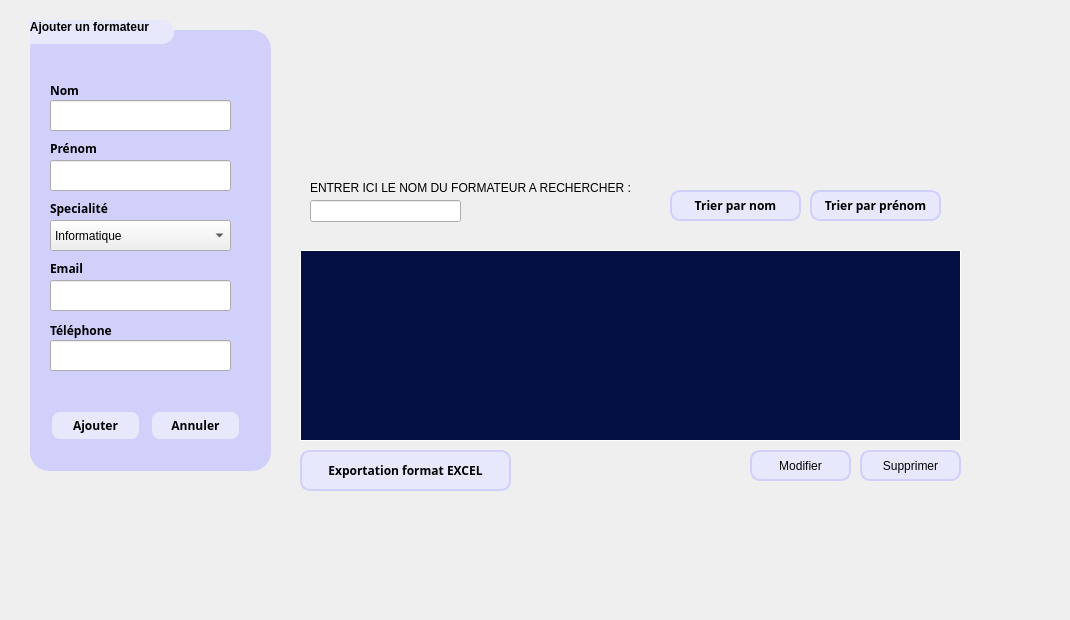
      <widget class="QWidget" name="tab_36">
       <attribute name="title">
        <string>Acceuil</string>
       </attribute>
       <widget class="QGroupBox" name="groupBox_AjoutFormateur">
        <property name="geometry">
         <rect>
          <x>30</x>
          <y>20</y>
          <width>241</width>
          <height>451</height>
         </rect>
        </property>
        <property name="font">
         <font>
          <weight>75</weight>
          <bold>true</bold>
         </font>
        </property>
        <property name="autoFillBackground">
         <bool>false</bool>
        </property>
        <property name="styleSheet">
         <string notr="true">/* Group Box Styling */
QGroupBox {
    border: 2px solid #D1D0FB;
    border-radius: 19px; /* Adjust the radius for the desired rounded corners */
    margin-top: 10px;
    background-color: #D1D0FB; /* Set the background color */
}

QGroupBox::title {
    subcontrol-origin: margin;
    subcontrol-position: top left;
    padding: 0 3px;
    color: #000000;
    font-family: &quot;Space Grotesk&quot;;
    font-size: 9pt;
    font-weight: medium;
background-color: #E8E8FD; /* Set the background color for the title bar */
    border-top-left-radius: 19px; /* Adjust the radius for the title bar's top-left corner */
    border-top-right-radius: 19px;
margin-left: -25px; /* Adjust the negative margin to make the title bar extend beyond the left border */
    margin-right: -25px; /* Adjust the negative margin to make the title bar extend beyond the right border */
padding-bottom: 10px; /* Increase the bottom padding to make the title bar wider at the bottom */
border-radius: 12px; /* Adjust the radius for the title bar's corners */


}
 QLabel {
    font-family: &quot;Space Grotesk&quot;;
}</string>
        </property>
        <property name="title">
         <string>Ajouter un formateur</string>
        </property>
        <property name="alignment">
         <set>Qt::AlignCenter</set>
        </property>
        <widget class="QLabel" name="titre_lineEdit_Nom_Formateur">
         <property name="geometry">
          <rect>
           <x>20</x>
           <y>60</y>
           <width>151</width>
           <height>20</height>
          </rect>
         </property>
         <property name="font">
          <font>
           <family>Space Grotesk</family>
           <weight>75</weight>
           <bold>true</bold>
          </font>
         </property>
         <property name="styleSheet">
          <string notr="true">QLabel {
    font-family: &quot;Space Grotesk&quot;;
}</string>
         </property>
         <property name="text">
          <string>Nom</string>
         </property>
        </widget>
        <widget class="QLabel" name="titre_lineEdit_Prenom_Formateur">
         <property name="geometry">
          <rect>
           <x>20</x>
           <y>120</y>
           <width>56</width>
           <height>16</height>
          </rect>
         </property>
         <property name="font">
          <font>
           <family>Space Grotesk</family>
           <weight>75</weight>
           <bold>true</bold>
          </font>
         </property>
         <property name="styleSheet">
          <string notr="true">QLabel {
    font-family: &quot;Space Grotesk&quot;;
}</string>
         </property>
         <property name="text">
          <string>Prénom</string>
         </property>
        </widget>
        <widget class="QLabel" name="titre_lineEdit_Specialite_Formateur">
         <property name="geometry">
          <rect>
           <x>20</x>
           <y>180</y>
           <width>91</width>
           <height>16</height>
          </rect>
         </property>
         <property name="font">
          <font>
           <family>Space Grotesk</family>
           <weight>75</weight>
           <bold>true</bold>
          </font>
         </property>
         <property name="styleSheet">
          <string notr="true">QLabel {
    font-family: &quot;Space Grotesk&quot;;
}</string>
         </property>
         <property name="text">
          <string>Specialité</string>
         </property>
        </widget>
        <widget class="QLineEdit" name="lineEdit_Telephone_Formateur">
         <property name="geometry">
          <rect>
           <x>20</x>
           <y>320</y>
           <width>181</width>
           <height>31</height>
          </rect>
         </property>
        </widget>
        <widget class="QPushButton" name="pushButton_Ajout_Formateur">
         <property name="geometry">
          <rect>
           <x>20</x>
           <y>390</y>
           <width>91</width>
           <height>31</height>
          </rect>
         </property>
         <property name="font">
          <font>
           <family>Space Grotesk</family>
           <weight>75</weight>
           <bold>true</bold>
          </font>
         </property>
         <property name="styleSheet">
          <string notr="true">QLabel {
    font-family: &quot;Space Grotesk&quot;;
}
/* Push Button Styling */
QPushButton {
    background-color: #E8E8FD; /* Set the background color for the push button */
    border: 2px solid #D1D0FB; /* Set the border color */
    border-radius: 10px; /* Adjust the radius for the rounded corners */
    color: #000000; /* Set the text color */
    font-family: &quot;Space Grotesk&quot;;
    padding: 5px; /* Optional: Adds some padding inside the button */
}

/* Change the background and border color on hover */
QPushButton:hover {
    background-color: #C7C6FA; /* New background color for hover */
    border: 2px solid #A1A0F5; /* New border color for hover */
    color: #333333; /* Optional: Change the text color on hover */
}
</string>
         </property>
         <property name="text">
          <string>Ajouter</string>
         </property>
        </widget>
        <widget class="QPushButton" name="pushButton_Annuler_Formateur">
         <property name="geometry">
          <rect>
           <x>120</x>
           <y>390</y>
           <width>91</width>
           <height>31</height>
          </rect>
         </property>
         <property name="font">
          <font>
           <family>Space Grotesk</family>
           <weight>75</weight>
           <bold>true</bold>
          </font>
         </property>
         <property name="styleSheet">
          <string notr="true">QLabel {
    font-family: &quot;Space Grotesk&quot;;
}
/* Push Button Styling */
QPushButton {
    background-color: #E8E8FD; /* Set the background color for the push button */
    border: 2px solid #D1D0FB; /* Set the border color */
    border-radius: 10px; /* Adjust the radius for the rounded corners */
    color: #000000; /* Set the text color */
    font-family: &quot;Space Grotesk&quot;;

}
/* Change the background and border color on hover */
QPushButton:hover {
    background-color: #C7C6FA; /* New background color for hover */
    border: 2px solid #A1A0F5; /* New border color for hover */
    color: #333333; /* Optional: Change the text color on hover */
}

</string>
         </property>
         <property name="text">
          <string>Annuler</string>
         </property>
        </widget>
        <widget class="QLabel" name="titre_lineEdit_Email_Formateur">
         <property name="geometry">
          <rect>
           <x>20</x>
           <y>240</y>
           <width>171</width>
           <height>16</height>
          </rect>
         </property>
         <property name="font">
          <font>
           <family>Space Grotesk</family>
           <weight>75</weight>
           <bold>true</bold>
          </font>
         </property>
         <property name="styleSheet">
          <string notr="true">QLabel {
    font-family: &quot;Space Grotesk&quot;;
}</string>
         </property>
         <property name="text">
          <string>Email</string>
         </property>
        </widget>
        <widget class="QLabel" name="titre_lineEdit_Telephone_Formateur">
         <property name="geometry">
          <rect>
           <x>20</x>
           <y>300</y>
           <width>151</width>
           <height>20</height>
          </rect>
         </property>
         <property name="font">
          <font>
           <family>Space Grotesk</family>
           <weight>75</weight>
           <bold>true</bold>
          </font>
         </property>
         <property name="styleSheet">
          <string notr="true">QLabel {
    font-family: &quot;Space Grotesk&quot;;
}</string>
         </property>
         <property name="text">
          <string>Téléphone</string>
         </property>
        </widget>
        <widget class="QComboBox" name="LineEdit_Specialite_Formateur">
         <property name="geometry">
          <rect>
           <x>20</x>
           <y>200</y>
           <width>181</width>
           <height>31</height>
          </rect>
         </property>
         <item>
          <property name="text">
           <string>Informatique</string>
          </property>
         </item>
         <item>
          <property name="text">
           <string>Gestion</string>
          </property>
         </item>
         <item>
          <property name="text">
           <string>Leadership</string>
          </property>
         </item>
         <item>
          <property name="text">
           <string>Dev. Personnel</string>
          </property>
         </item>
        </widget>
        <widget class="QLineEdit" name="lineEdit_Nom_Formateur">
         <property name="geometry">
          <rect>
           <x>20</x>
           <y>80</y>
           <width>181</width>
           <height>31</height>
          </rect>
         </property>
        </widget>
        <widget class="QLineEdit" name="lineEdit_Prenom_Formateur">
         <property name="geometry">
          <rect>
           <x>20</x>
           <y>140</y>
           <width>181</width>
           <height>31</height>
          </rect>
         </property>
        </widget>
        <widget class="QLineEdit" name="lineEdit_Email_Formateur">
         <property name="geometry">
          <rect>
           <x>20</x>
           <y>260</y>
           <width>181</width>
           <height>31</height>
          </rect>
         </property>
        </widget>
       </widget>
       <widget class="QPushButton" name="Button_TrierParNom_Formateur">
        <property name="geometry">
         <rect>
          <x>670</x>
          <y>190</y>
          <width>131</width>
          <height>31</height>
         </rect>
        </property>
        <property name="font">
         <font>
          <family>Space Grotesk</family>
          <weight>75</weight>
          <bold>true</bold>
         </font>
        </property>
        <property name="styleSheet">
         <string notr="true">QLabel {
    font-family: &quot;Space Grotesk&quot;;
}
/* Push Button Styling */
QPushButton {
    background-color: #E8E8FD; /* Set the background color for the push button */
    border: 2px solid #D1D0FB; /* Set the border color */
    border-radius: 10px; /* Adjust the radius for the rounded corners */
    color: #000000; /* Set the text color */
    font-family: &quot;Space Grotesk&quot;;

}
/* Change the background and border color on hover */
QPushButton:hover {
    background-color: #C7C6FA; /* New background color for hover */
    border: 2px solid #A1A0F5; /* New border color for hover */
    color: #333333; /* Optional: Change the text color on hover */
}

</string>
        </property>
        <property name="text">
         <string>Trier par nom</string>
        </property>
       </widget>
       <widget class="QLabel" name="titre_lineEdit_rechercheParNom_Formateur">
        <property name="geometry">
         <rect>
          <x>310</x>
          <y>180</y>
          <width>331</width>
          <height>16</height>
         </rect>
        </property>
        <property name="text">
         <string>ENTRER ICI LE NOM DU FORMATEUR A RECHERCHER :</string>
        </property>
       </widget>
       <widget class="QLineEdit" name="lineEdit_RechercheParNom_Formateur">
        <property name="geometry">
         <rect>
          <x>310</x>
          <y>200</y>
          <width>151</width>
          <height>22</height>
         </rect>
        </property>
       </widget>
       <widget class="QPushButton" name="Button_trierParPrenom_Formateur">
        <property name="geometry">
         <rect>
          <x>810</x>
          <y>190</y>
          <width>131</width>
          <height>31</height>
         </rect>
        </property>
        <property name="font">
         <font>
          <family>Space Grotesk</family>
          <weight>75</weight>
          <bold>true</bold>
         </font>
        </property>
        <property name="styleSheet">
         <string notr="true">QLabel {
    font-family: &quot;Space Grotesk&quot;;
}
/* Push Button Styling */
QPushButton {
    background-color: #E8E8FD; /* Set the background color for the push button */
    border: 2px solid #D1D0FB; /* Set the border color */
    border-radius: 10px; /* Adjust the radius for the rounded corners */
    color: #000000; /* Set the text color */
    font-family: &quot;Space Grotesk&quot;;

}

/* Change the background and border color on hover */
QPushButton:hover {
    background-color: #C7C6FA; /* New background color for hover */
    border: 2px solid #A1A0F5; /* New border color for hover */
    color: #333333; /* Optional: Change the text color on hover */
}
</string>
        </property>
        <property name="text">
         <string>Trier par prénom</string>
        </property>
       </widget>
       <widget class="QPushButton" name="pushButton_Modification_Formateur">
        <property name="geometry">
         <rect>
          <x>750</x>
          <y>450</y>
          <width>101</width>
          <height>31</height>
         </rect>
        </property>
        <property name="styleSheet">
         <string notr="true">QLabel {
    font-family: &quot;Space Grotesk&quot;;
}
/* Push Button Styling */
QPushButton {
    background-color: #E8E8FD; /* Set the background color for the push button */
    border: 2px solid #D1D0FB; /* Set the border color */
    border-radius: 10px; /* Adjust the radius for the rounded corners */
    color: #000000; /* Set the text color */
    font-family: &quot;Space Grotesk&quot;;

}
/* Change the background and border color on hover */
QPushButton:hover {
    background-color: #C7C6FA; /* New background color for hover */
    border: 2px solid #A1A0F5; /* New border color for hover */
    color: #333333; /* Optional: Change the text color on hover */
}

</string>
        </property>
        <property name="text">
         <string>Modifier</string>
        </property>
       </widget>
       <widget class="QPushButton" name="pushButton_exportationFormatExcel_Formateur">
        <property name="geometry">
         <rect>
          <x>300</x>
          <y>450</y>
          <width>211</width>
          <height>41</height>
         </rect>
        </property>
        <property name="font">
         <font>
          <family>Space Grotesk</family>
          <weight>75</weight>
          <bold>true</bold>
         </font>
        </property>
        <property name="styleSheet">
         <string notr="true">QLabel {
    font-family: &quot;Space Grotesk&quot;;
}
/* Push Button Styling */
QPushButton {
    background-color: #E8E8FD; /* Set the background color for the push button */
    border: 2px solid #D1D0FB; /* Set the border color */
    border-radius: 10px; /* Adjust the radius for the rounded corners */
    color: #000000; /* Set the text color */
    font-family: &quot;Space Grotesk&quot;;

}
/* Change the background and border color on hover */
QPushButton:hover {
    background-color: #C7C6FA; /* New background color for hover */
    border: 2px solid #A1A0F5; /* New border color for hover */
    color: #333333; /* Optional: Change the text color on hover */
}

</string>
        </property>
        <property name="text">
         <string>Exportation format EXCEL</string>
        </property>
       </widget>
       <widget class="QPushButton" name="pushButton_Suppression_Formateur">
        <property name="geometry">
         <rect>
          <x>860</x>
          <y>450</y>
          <width>101</width>
          <height>31</height>
         </rect>
        </property>
        <property name="styleSheet">
         <string notr="true">QLabel {
    font-family: &quot;Space Grotesk&quot;;
}
/* Push Button Styling */
QPushButton {
    background-color: #E8E8FD; /* Set the background color for the push button */
    border: 2px solid #D1D0FB; /* Set the border color */
    border-radius: 10px; /* Adjust the radius for the rounded corners */
    color: #000000; /* Set the text color */
    font-family: &quot;Space Grotesk&quot;;

}
/* Change the background and border color on hover */
QPushButton:hover {
    background-color: #C7C6FA; /* New background color for hover */
    border: 2px solid #A1A0F5; /* New border color for hover */
    color: #333333; /* Optional: Change the text color on hover */
}

</string>
        </property>
        <property name="text">
         <string>Supprimer</string>
        </property>
       </widget>
       <widget class="QLabel" name="champ_resultat_CRUD_Formateur">
        <property name="geometry">
         <rect>
          <x>740</x>
          <y>490</y>
          <width>221</width>
          <height>20</height>
         </rect>
        </property>
        <property name="text">
         <string/>
        </property>
       </widget>
       <widget class="QTableWidget" name="table_de_formateurs">
        <property name="geometry">
         <rect>
          <x>300</x>
          <y>250</y>
          <width>661</width>
          <height>191</height>
         </rect>
        </property>
        <property name="styleSheet">
         <string notr="true">/* Apply styles to the entire QTableWidget */
QTableWidget {
    background-color: #041041; /* Set background color for the entire table */
    color: white; /* Set text color */
    font-family: &quot;Space Grotesk&quot;; /* Set font family */
    border: 1px solid white; /* Set border color for the entire table */
    gridline-color: transparent; /* Remove default grid lines */
}

/* Apply styles to the header items in the QTableWidget */
QHeaderView::section {
    background-color: #7A798E; /* Set background color for header */
    color: white; /* Set text color for header */
    padding: 2px; /* Adjust padding as needed */
    border: 1px solid white; /* Set border color for header */
}

/* Apply styles to the items (cells) in the QTableWidget */
QTableWidget::item {
    padding: 2px; /* Adjust padding as needed */
}

/* Apply styles to horizontal grid lines */
QTableView::item {
    border-top: 1px solid white; /* Set top border color for horizontal lines */
}

/* Apply styles to the top-left corner */
QTableWidget::corner-button {
    border-top: 1px solid white; /* Set top border for the top-left corner */
    border-left: 1px solid white; /* Set left border for the top-left corner */
}

/* Apply font styles */
QTableWidget::item, QHeaderView::section {
    font-family: &quot;Space Grotesk&quot;; /* Set font family */
    font-weight: bold; /* Make the font bold */
}</string>
        </property>
       </widget>
       <widget class="QLabel" name="champ_erreur_rechercheParNom">
        <property name="geometry">
         <rect>
          <x>310</x>
          <y>220</y>
          <width>541</width>
          <height>21</height>
         </rect>
        </property>
        <property name="font">
         <font>
          <family>Space Grotesk</family>
          <pointsize>8</pointsize>
         </font>
        </property>
        <property name="styleSheet">
         <string notr="true">QLabel {
    font-family: &quot;Space Grotesk&quot;;
    color: red; /* Définir la couleur du texte en rouge */
}</string>
        </property>
        <property name="text">
         <string/>
        </property>
       </widget>
       <widget class="QLabel" name="label_12">
        <property name="geometry">
         <rect>
          <x>430</x>
          <y>200</y>
          <width>21</width>
          <height>21</height>
         </rect>
        </property>
        <property name="styleSheet">
         <string notr="true">background-image:url(:/search.png)</string>
        </property>
        <property name="text">
         <string/>
        </property>
       </widget>
       <widget class="QLabel" name="label_27">
        <property name="geometry">
         <rect>
          <x>510</x>
          <y>440</y>
          <width>51</width>
          <height>61</height>
         </rect>
        </property>
        <property name="styleSheet">
         <string notr="true">background-image:url(:/cap_rem.png)</string>
        </property>
        <property name="text">
         <string/>
        </property>
       </widget>
       <widget class="QLabel" name="label_28">
        <property name="geometry">
         <rect>
          <x>10</x>
          <y>-30</y>
          <width>1051</width>
          <height>611</height>
         </rect>
        </property>
        <property name="styleSheet">
         <string notr="true">background-image:url(:/tsawer/background.png)</string>
        </property>
        <property name="text">
         <string/>
        </property>
       </widget>
       <zorder>label_28</zorder>
       <zorder>groupBox_AjoutFormateur</zorder>
       <zorder>Button_TrierParNom_Formateur</zorder>
       <zorder>titre_lineEdit_rechercheParNom_Formateur</zorder>
       <zorder>lineEdit_RechercheParNom_Formateur</zorder>
       <zorder>Button_trierParPrenom_Formateur</zorder>
       <zorder>pushButton_Modification_Formateur</zorder>
       <zorder>pushButton_exportationFormatExcel_Formateur</zorder>
       <zorder>pushButton_Suppression_Formateur</zorder>
       <zorder>champ_resultat_CRUD_Formateur</zorder>
       <zorder>table_de_formateurs</zorder>
       <zorder>champ_erreur_rechercheParNom</zorder>
       <zorder>label_12</zorder>
       <zorder>label_27</zorder>
      </widget>
